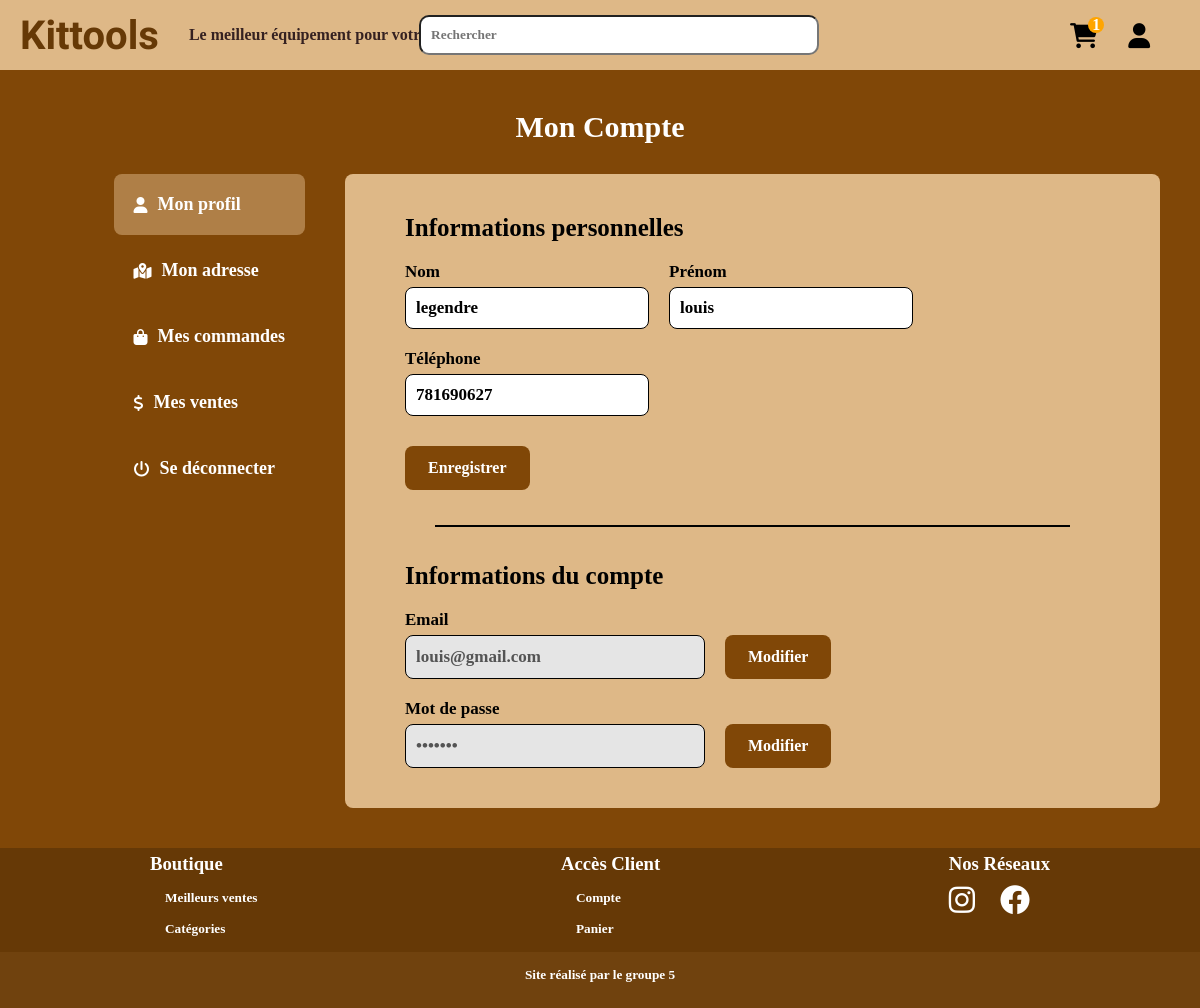
Screenshot of /profil.php (signed in) with the database file from the repository.
### tables this page shows
CREATE TABLE IF NOT EXISTS `user` (
  `UserID` int NOT NULL AUTO_INCREMENT,
  `FirstName` varchar(50) NOT NULL,
  `Name` varchar(50) NOT NULL,
  `BirthDate` date NOT NULL,
  `Address1` varchar(100) NOT NULL,
  `Address2` varchar(100) NOT NULL,
  `PostalCode` varchar(50) NOT NULL,
  `City` varchar(50) NOT NULL,
  `Country` varchar(50) NOT NULL,
  `Phone` int NOT NULL,
  `Email` varchar(50) NOT NULL,
  `Password` varchar(50) NOT NULL,
  `admin` tinyint(1) DEFAULT '0',
  PRIMARY KEY (`UserID`)
);

### profil.php (the view, shortened to what this page needs)
<?php
include 'php/core.php';
if (isset($_SESSION["compte"])) {
    $sql = "SELECT * FROM user WHERE UserID = '{$_SESSION["compte"]}'";
    $result = $mysqli->query($sql);
    $nb = $result->num_rows;
    if ($nb) {
        $row = $result->fetch_assoc();
        $_COMPTE = $row;
    }
}
?>
<html lang="fr">
<head>
    <link rel="stylesheet" href="../css/all.css">
    <link rel="stylesheet" href="../css/all.min.css">
    <link rel="stylesheet" href="../css/header.css">
    <link rel="stylesheet" href="../css/footer.css">
    <link rel="stylesheet" href="../css/profil.css">
</head>
<body>
    <?php include "php/components/header.php"; ?>
    <main>
        <p id="title">Mon Compte</p>
        <div id="main_container">
            <summary>
                <div>
                    <div id="profil_button" class="part" onclick="showContainer(1)">
                        <i class="fa-solid fa-user"></i>
                        <p>Mon profil</p>
                    </div>
                    <div id="address_button" class="part" onclick="showContainer(2)">
                        <i class="fa-solid fa-map-location-dot"></i>
                        <p>Mon adresse</p>
                    </div>
                    <div id="orders_button" class="part" onclick="showContainer(3)">
                        <i class="fa-solid fa-bag-shopping"></i>
                        <p>Mes commandes</p>
                    </div>
                    <div id="sales_button" class="part" onclick="showContainer(4)">
                        <i class="fa-solid fa-dollar-sign"></i>
                        <p>Mes ventes</p>
                    </div>
                    <div id="logout_button" class="part" onclick="logout()">
                        <i class="fa-solid fa-power-off"></i>
                        <p>Se déconnecter</p>
                    </div>
                </div>
            </summary>
            <div id="main_content">
                <div id="profil_container" class="container">
                    <p class="subtitle">Informations personnelles</p>
                    <div class="row_container">
                        <div id="name_container" class="input_label">
                            <label for="name">Nom</label>
                            <input type="text" id="name" value="<?php echo $_COMPTE["Name"] ?>">
                        </div>
                        <div id="firstname_container" class="input_label">
                            <label for="firstname">Prénom</label>
                            <input type="text" id="firstname" value="<?php echo $_COMPTE["FirstName"] ?>">
                        </div>
                    </div>
                    <div id="phone_container" class="input_label">
                        <label for="phone">Téléphone</label>
                        <input type="text" id="phone" value="<?php echo $_COMPTE["Phone"] ?>">
                    </div>
                    <div id="save_button" class="button" onclick="savePersonalInformations()">
                        <p>Enregistrer</p>
                    </div>
                    <div class="line"></div>
                    <p class="subtitle">Informations du compte</p>
                    <div id="email_container" class="input_label">
                        <label for="email">Email</label>
                        <div class="input_button">
                            <input type="email" id="email" value="<?php echo $_COMPTE["Email"] ?>" disabled>
                            <div id="change_password_button" class="button" onclick="showContainer(5)">
                                <p>Modifier</p>
                            </div>
                        </div>
                    </div>
                    <div id="password_container" class="input_label">
                        <label for="password">Mot de passe</label>
                        <div class="input_button">
                            <input type="password" id="password" value="<?php echo $_COMPTE["Password"] ?>" disabled>
                            <div id="change_password_button" class="button" onclick="showContainer(6)">
                                <p>Modifier</p>
                            </div>
                        </div>
                    </div>
                </div>
            </div>
        </div>
    </main>
    <?php include "php/components/footer.php"; ?>
</body>
</html>

### css/header.css (style rules this page uses)
* { padding: 0; margin: 0; font-family: Papyrus; font-weight: bold; }

### css/footer.css (style rules this page uses)
main { background-color: #804707; padding: 10px; }
p, label { color: white; }

### css/profil.css (style rules this page uses)
#title { display: flex; justify-content: center; font-size: 30px; padding: 30px; font-weight: bold; }
#main_container { min-height: fit-content; display: flex; }
summary { width: 25%; min-height: 100%; display: flex; justify-content: end; padding-right: 40px; }
summary div { display: flex; flex-direction: column; gap: 5px; }
main i { color: white; }
.part { display: flex; flex-direction: row; align-items: center; gap: 10px; padding: 20px; cursor: pointer; border-radius: 8px; }
.part p { font-size: 18px; }
.active { background-color: rgb(222, 184, 135, 0.5); }
#main_content { background-color: burlywood; flex: 5; width: 75%; min-height: 100%; margin-bottom: 30px; margin-right: 30px; border-radius: 8px; }
.container { padding: 40px 60px; }
#main_content p, #main_content label { color: black; }
.subtitle { font-weight: bold; font-size: 25px; }
#profil_container, #address_container, #email_modifier_container, #password_modifier_container { display: flex; flex-direction: column; gap: 20px; }
.row_container { display: flex; flex-direction: row; gap: 20px; }
.input_label { display: flex; flex-direction: column; width: fit-content; }
.input_label label { font-size: 17px; padding-bottom: 5px; }
.input_label input { padding: 10px; border-radius: 8px; border: 1px solid black; font-size: 17px; }
.input_label input:disabled { background-color: rgb(229, 229, 229); }
.line { border: 1px solid black; margin: 15px 30px; }
.button { background-color: #804707; width: fit-content; border-radius: 8px; cursor: pointer; margin-top: 10px; padding: 3px 13px; }
#main_content .button p { color: white; padding: 10px; }
#city, #email, #password, #confirm_email, #confirm_password, #new_email, #password_confirm_email, #actuel_password, #new_password, #confirm_new_password { width: 300px; }
.input_button { display: flex; gap: 20px; }
.input_button div { margin-top: 0; display: flex; align-items: center; }

### rows the page displays
user: Name "legendre", FirstName "louis", Phone "781690627", Email "louis@gmail.com"
